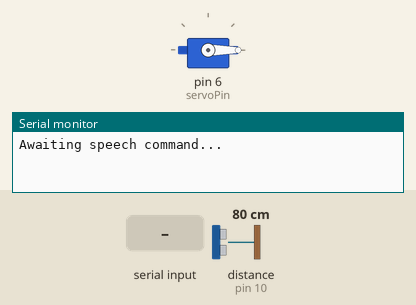
Bench run of a sketch on a simulated Arduino Uno, built with avr-gcc and run on an emulated ATmega328P. Parts: servo, the last lines printed to the serial monitor. Inputs (shaded band) come from the test bench; at power-on: distance to the obstacle (sensor on pin 10) 80 cm. The echo pulse lasts 58.3 µs per cm.

Above: at 1.2 s.
1.3 s: "Grasp\n" received over Serial
2.9 s: distance to the obstacle (sensor on pin 10) set to 13 cm
4.4 s: distance to the obstacle (sensor on pin 10) set to 10 cm
At 4.8 s:
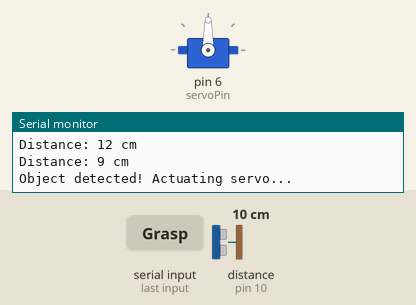
7.4 s: distance to the obstacle (sensor on pin 10) set to 18 cm
At 9.2 s:
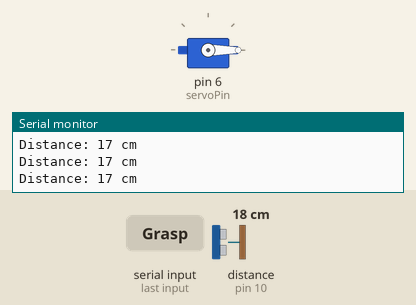
10.0 s: distance to the obstacle (sensor on pin 10) set to 2 cm
At 11.3 s:
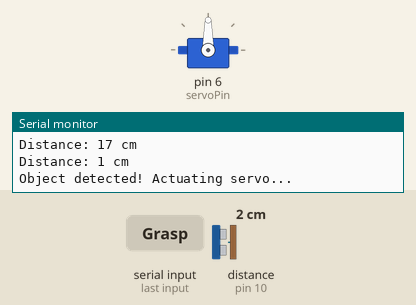
Timing chart, 0 to 13.6 s (numbered marks = the images above; inputs shaded):
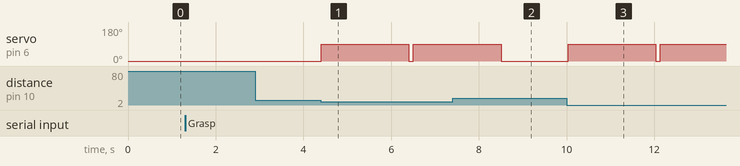

The sketch:

grasp.ino
```cpp
#include <Servo.h>

// Define pins
const int trigPin = 9;
const int echoPin = 10;
const int servoPin = 6;
const int activationDistance = 10; // Distance threshold in cm

Servo myServo;
bool graspInitiated = false;

void setup() {
    Serial.begin(9600); // Start Serial communication
    pinMode(trigPin, OUTPUT);
    pinMode(echoPin, INPUT);
    myServo.attach(servoPin);
    myServo.write(0); // Start servo at initial position
    Serial.println("Awaiting speech command...");
}

void loop() {
    // Check for speech command input via Serial
    if (Serial.available()) {
        String command = Serial.readStringUntil('\n');
        command.trim();
        if (command == "Grasp") {
            graspInitiated = true;
            Serial.println("Grasp command received. Monitoring object distance...");
        }
    }

    // If grasp mode is initiated, monitor ultrasonic sensor
    if (graspInitiated) {
        int distance = getDistance();
        Serial.print("Distance: ");
        Serial.print(distance);
        Serial.println(" cm");

        // If object is within activation distance, actuate servo
        if (distance > 0 && distance <= activationDistance) {
            Serial.println("Object detected! Actuating servo...");
            myServo.write(90); // Move servo to grasp position
            delay(2000);
            myServo.write(0); // Return servo to initial position
        }
    }
    delay(100); // Small delay to avoid excessive Serial output
}

// Function to get distance from ultrasonic sensor
int getDistance() {
    digitalWrite(trigPin, LOW);
    delayMicroseconds(2);
    digitalWrite(trigPin, HIGH);
    delayMicroseconds(10);
    digitalWrite(trigPin, LOW);

    long duration = pulseIn(echoPin, HIGH);
    int distance = duration * 0.034 / 2; // Convert time to distance (cm)
    return distance;
}
```

Measured:
- the behaviour switches between 12 and 11 cm on distance to the obstacle (sensor on pin 10) (found by bisection; images 0 and 1)
- after the input at 4.4 s, servo on pin 6 (servoPin): 0° → 90° at once, → 0° 2.0 s later, → 90° 0.10 s later
- after the input at 7.4 s, servo on pin 6 (servoPin): goes on until 8.5 s, then stays 0°
- after the input at 10.0 s, servo on pin 6 (servoPin): 0° → 90° at once, → 0° 2.0 s later, → 90° 0.10 s later
